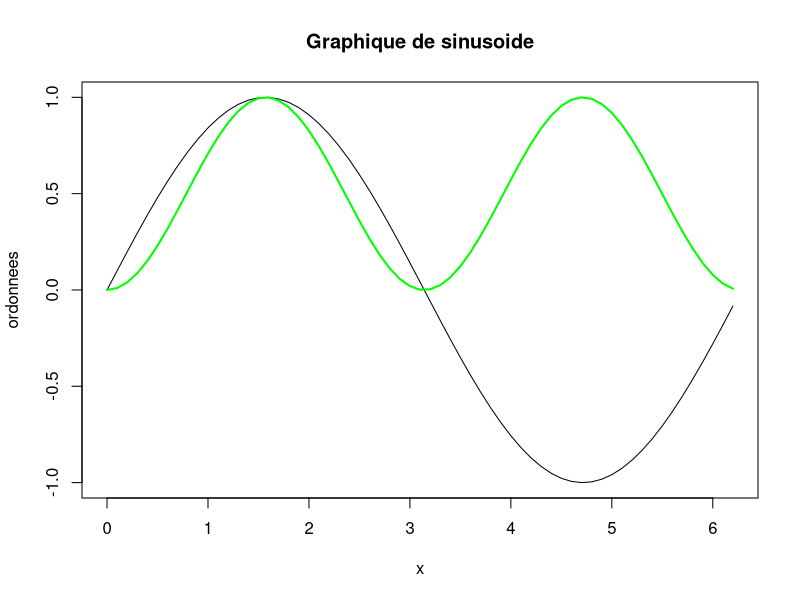
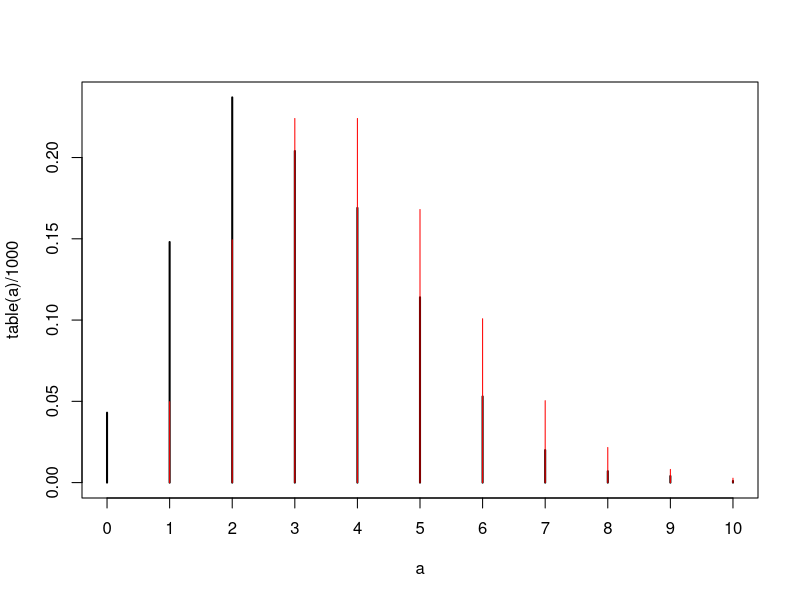

R code for these plots, in order: (Note: this script raises an error after producing the figures.)
### TP R CNAM 4###

# le modulo
16%%3

i=1
while(i<=12){
if (i%%2==0){
  print(paste(i,"est pair"))}
else {
  if(i%%3==0){print(paste(i ,"est multiple de 3"))}
      
      
else { print(paste(i,"raté"))}
}# la boucle du premier else se ferme là 
i<-i+1 # a ne pas oublier 

}



x<-seq(0,2*pi,0.1)
y<-sin(x)

pdf(file="D:/Users/dupon_ax/Documents/test.pdf")
plot(y~x,type="l",main="Graphique de sinusoide",ylab="ordonnees",xlab="x")
#voir l'aide de paste pour le titre
lines(x,y^2,lwd=2,col="green")
dev.off()

a<-rpois(1000,3) # poisson parametre 3

table(a)

pdf(file="D:/Users/dupon_ax/Documents/test2.pdf")
plot(table(a)/1000,type="h")
lines(dpois(0:10,3),type="h",col="red")
dev.off()

ggplot(diamonds, aes(carat)) +geom_histogram()


# calcul densité du mélange 1/2N (-2,0.6)+1/2 N(2,1)
a<-0.5
x<-seq(-6,6,0.1)

plot(x,a*dnorm(x,-0.5,0.6)+(1-a)*dnorm(x,0.5,1),type="l")



toto<-function(a,b){
c<-a+b
d<-a-b
e<-a*matrix(1:4,2)
return(list(plus=c,moin=d,matri=e)) # revelation utiliser une liste
}


res<-toto(2,3)
res


#tracer surface z=x2+y2 sur[-1;1][-1;1]

x<-seq(-1,1,length=40)
y<-x


f<-function(x,y){x^2+y^2}
z<-outer(x,y,f)
persp(x,y,z,expand=0.5,theta=45,phi=15)


# Loi Gausienne N( (0,0),s) gausienne a 2 dimensions

s<-matrix (c(1,1,1,4),2)
h<-solve(s)
x<-seq(-6,6,length=40)
y<-x

toto<-function(x,y){exp(-0.5* (h[1,1]*x^2+h[2,2]*y^2+2*h[1,2]*x*y))}



z<-outer(x,y,toto)
persp(x,y,z,theta=45,phi=15)

windows()
contour(x,y,z) # les masses s'articulent autour d'uen certaine direction (la correlation)
